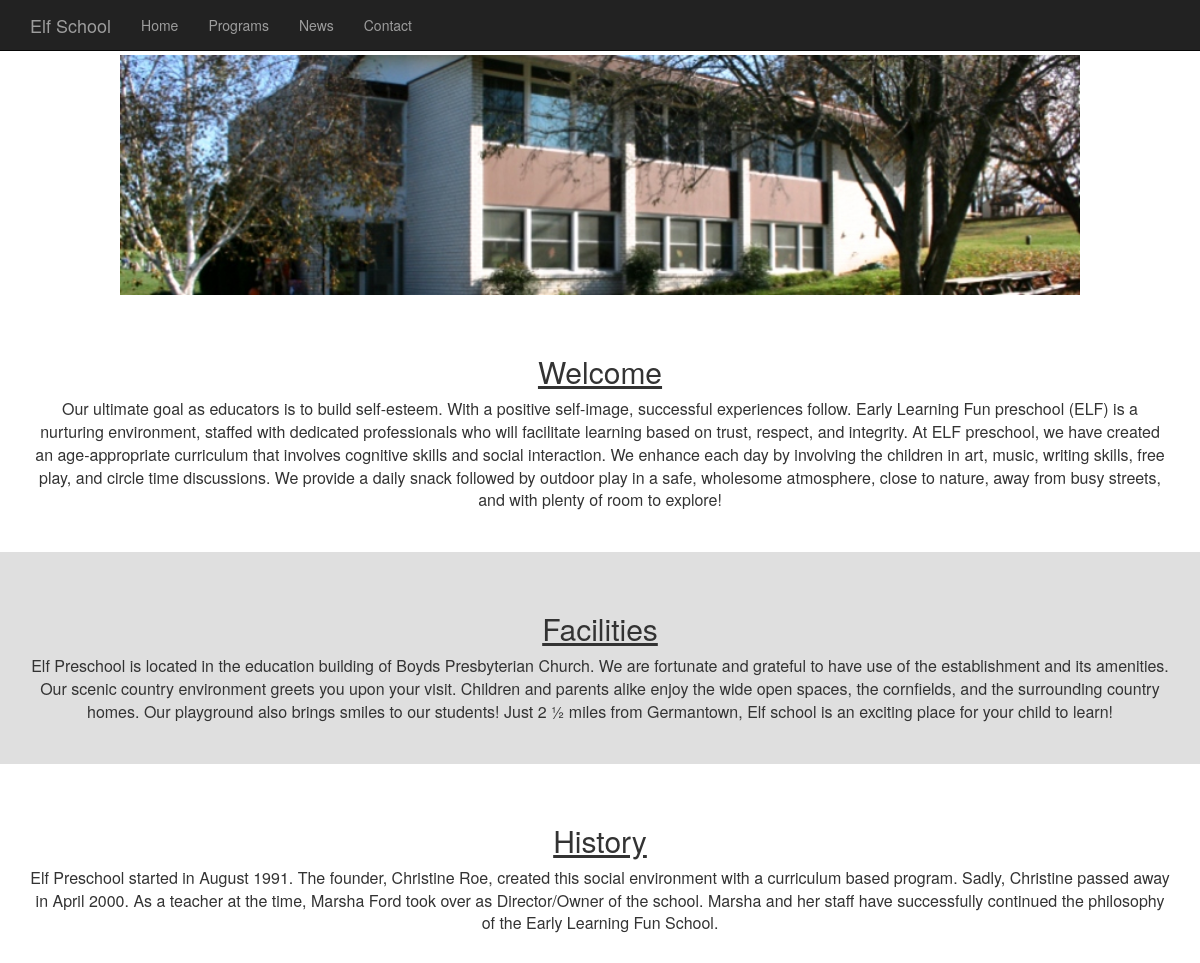
/home/, run on the app's committed database.
### home/models.py (models this page shows, shortened)
class About(models.Model):
	about_title = models.CharField(max_length=50)
	about_text = models.TextField()

### home/views.py (the view)
# urls.py: urlpatterns = patterns('', url(r'^$', views.index, name='index'),
def index(request):
	context = {'about_': About.objects.all()}
	return render(request, 'home_index.html', context)

### home/templates/home_index.html
{% extends 'base.html' %}
{% block picture_block %}
	<img src="/static/img/school.jpg" alt="Home" width="80%" style="margin:0px auto;display:block;padding-top:5px">
{% endblock %}
{% block body_block %}
	{% for each in about_ %}
	<section class="starter-template">
		<div class="container">
			<div>
				<h2><u>{{ each.about_title }}</u></h2>
				{{ each.about_text }}
				<br>
			</div>
		</div>
	</section>
	{% endfor %}
{% endblock %}

### static/templates/css/starter-template.css (style rules this page uses)
body { padding-top: 50px; }
.starter-template { padding: 40px 15px; text-align: center; font-size: 16px; }
.starter-template:nth-child(even) { background:#DFDFDF; }

### data on the page
About: about_title "Welcome", about_text "Our ultimate goal as educators is to build self-esteem. With a positive self-image, successful experiences follow. Early Learning Fun preschool (ELF) is a nurturing environment, staffed with dedicated professionals who will facilitate learning based on trust, respect, and integrity. At ELF preschool, we have created an age-appropriate curriculum that involves cognitive skills and social interaction. We enhance each day by involving the children in art, music, writing skills, free play, and circle time discussions. We provide a daily snack followed by outdoor play in a safe, wholesome atmosphere, close to nature, away from busy streets, and with plenty of room to explore!"
About: about_title "Facilities", about_text "Elf Preschool is located in the education building of Boyds Presbyterian Church. We are fortunate and grateful to have use of the establishment and its amenities. Our scenic country environment greets you upon your visit. Children and parents alike enjoy the wide open spaces, the cornfields, and the surrounding country homes. Our playground also brings smiles to our students! Just 2 ½ miles from Germantown, Elf school is an exciting place for your child to learn!"
About: about_title "History", about_text "Elf Preschool started in August 1991. The founder, Christine Roe, created this social environment with a curriculum based program. Sadly, Christine passed away in April 2000. As a teacher at the time, Marsha Ford took over as Director/Owner of the school. Marsha and her staff have successfully continued the philosophy of the Early Learning Fun School."
